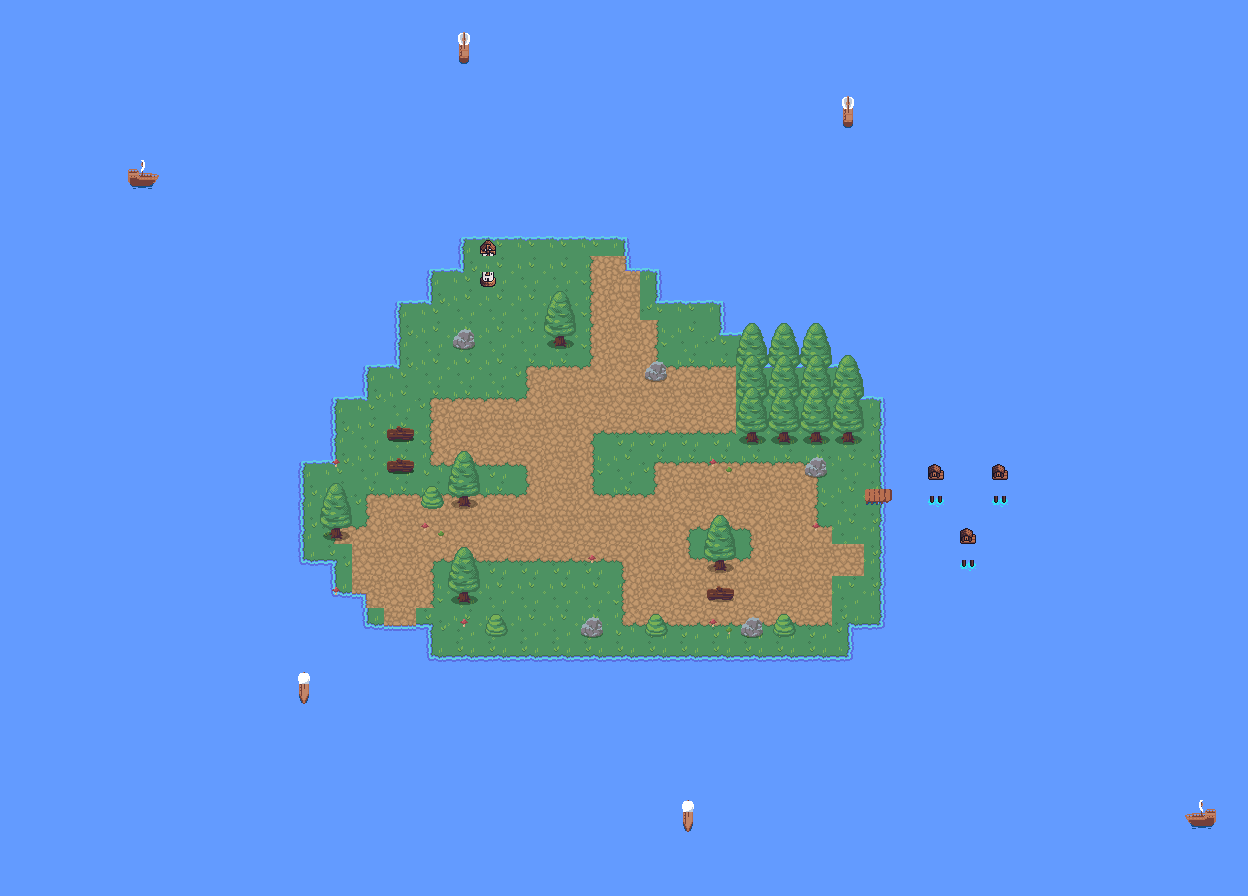

Rendered tile map (Tiled .tmx) drawn with the repository's tilesets; below, a short description and the map source with its tile grids summarised:
An orthogonal 39x28 tile map with 32x32 px tiles, 6 tile layers (Water, Land, Path, Decor, ...), 1 hidden layer not drawn, 6 tilesets and 11 objects (Sewerslidal Sign, Phil, Bitch, Bobert, Wenclair).

<map version="1.0" tiledversion="2018.01.01" orientation="orthogonal" renderorder="right-down" width="39" height="28" tilewidth="32" tileheight="32" infinite="0" nextobjectid="18">
 <tileset firstgid="1" name="RPG Nature Tileset" tilewidth="32" tileheight="32" tilecount="180" columns="20">
  <image source="textures/RPG Nature Tileset.png" width="641" height="288" />
 </tileset>
 <tileset firstgid="181" name="IceTileset" tilewidth="32" tileheight="32" tilecount="180" columns="20">
  <image source="textures/IceTileset.png" width="640" height="288" />
 </tileset>
 <tileset firstgid="361" name="RPG Nature Tileset Autumn" tilewidth="32" tileheight="32" tilecount="135" columns="15">
  <image source="textures/RPG Nature Tileset Autumn.png" width="480" height="288" />
 </tileset>
 <tileset firstgid="496" name="Beach Tileset" tilewidth="32" tileheight="32" tilecount="162" columns="18">
  <image source="textures/Beach Tileset.png" width="576" height="288" />
 </tileset>
 <tileset firstgid="658" name="MasterSimple" tilewidth="16" tileheight="16" tilecount="256" columns="16">
  <image source="textures/MasterSimple.png" width="256" height="256" />
 </tileset>
 <tileset firstgid="914" name="sprite" tilewidth="669" tileheight="667" tilecount="1" columns="1">
  <image source="sprite.png" width="669" height="667" />
 </tileset>
 <layer name="Water" width="39" height="28">
  <properties>
   <property name="startx" type="int" value="500" />
   <property name="starty" type="int" value="500" />
  </properties>
  <data>[1092 cells, 879 non-empty, 1 distinct tile ids]</data>
 </layer>
 <layer name="Land" width="39" height="28">
  <data>[1092 cells, 214 non-empty, 17 distinct tile ids]</data>
 </layer>
 <layer name="Land2" width="39" height="28" visible="0">
  <data>[1092 cells, 214 non-empty, 26 distinct tile ids]</data>
 </layer>
 <layer name="Path" width="39" height="28">
  <data>[1092 cells, 112 non-empty, 16 distinct tile ids]</data>
 </layer>
 <objectgroup name="Sign">
  <object id="1" gid="3" x="641.067" y="352.671" width="32" height="32">
   <properties>
    <property name="Message" value="这是演练。 与人交谈！" />
   </properties>
  </object>
  <object id="4" gid="3" x="832.267" y="576.719" width="32" height="32">
   <properties>
    <property name="Message" value="Hai!!!" />
   </properties>
  </object>
  <object id="5" name="Sewerslidal Sign" gid="3" x="384.513" y="605.474" width="32" height="32">
   <properties>
    <property name="Message" value="对不起，你不能跳" />
   </properties>
  </object>
  <object id="6" gid="25" x="518.018" y="-109.289" width="32" height="32" />
  <object id="11" gid="3" x="598.214" y="350.045" width="32" height="32">
   <properties>
    <property name="Message" value="按 z 或 x 进入房子" />
   </properties>
  </object>
 </objectgroup>
 <objectgroup name="Doors" />
 <objectgroup name="NPC">
  <object id="7" name="Phil" gid="524" x="415.322" y="373.381" width="32" height="32">
   <properties>
    <property name="Message" value="大家好！" />
   </properties>
  </object>
  <object id="9" name="Bitch" gid="914" x="672.711" y="479.922" width="32.6066" height="32.0866">
   <properties>
    <property name="Message" value="我们" />
   </properties>
  </object>
 </objectgroup>
 <layer name="Decor" width="39" height="28">
  <data>[1092 cells, 75 non-empty, 24 distinct tile ids]</data>
 </layer>
 <layer name="Touchable" width="39" height="28">
  <data>[1092 cells, 19 non-empty, 5 distinct tile ids]</data>
 </layer>
 <layer name="Behind" width="39" height="28">
  <data>[1092 cells, 20 non-empty, 3 distinct tile ids]</data>
 </layer>
 <objectgroup name="Leave">
  <object id="10" gid="684" x="592" y="319" width="64" height="64">
   <properties>
    <property name="goto" value="level2.tmx" />
   </properties>
  </object>
 </objectgroup>
 <objectgroup name="Start">
  <object id="13" gid="570" x="546" y="482" width="32" height="32" />
 </objectgroup>
 <objectgroup name="House" />
 <objectgroup name="Enemy">
  <object id="14" name="Bobert" gid="510" x="858" y="506" width="32" height="32">
   <properties>
    <property name="Message" value="钓鱼" />
    <property name="game" value="fish()" />
   </properties>
  </object>
  <object id="15" name="Wenclair" gid="528" x="544" y="284" width="32" height="32">
   <properties>
    <property name="Message" value="你喜欢拼图吗？" />
    <property name="game" value="tetris()" />
   </properties>
  </object>
 </objectgroup>
</map>
